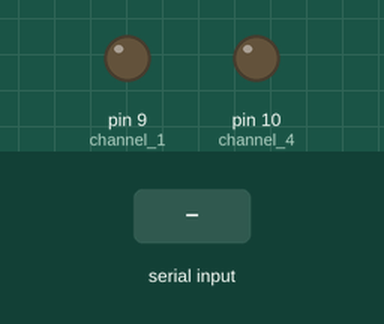
This sketch was run on a simulated Arduino Uno, built with avr-gcc and run on an emulated ATmega328P. Parts: output pins drawn as LEDs (lit = HIGH). The test bench sets the inputs (shaded band).

Above: at 1.2 s.
1.3 s: "R" received over Serial
At 2.5 s:
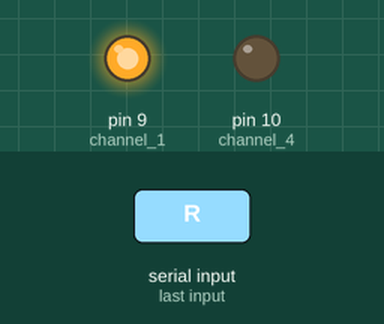
2.8 s: "D" received over Serial
At 3.7 s:
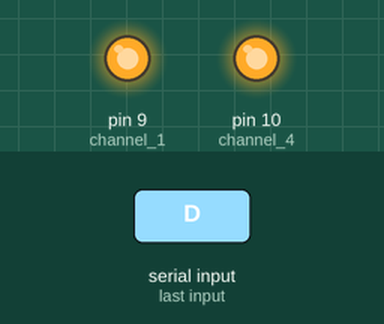
4.3 s: "F" received over Serial
At 4.9 s:
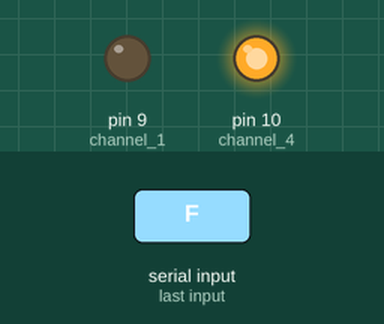
5.8 s: "G" received over Serial
At 7.2 s:
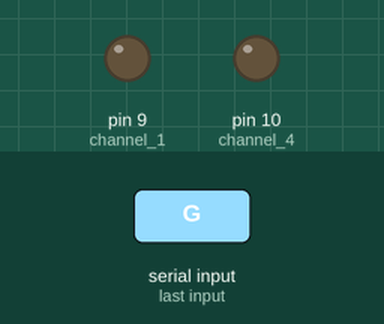
Timing chart, 0 to 8.3 s (numbered marks = the images above; inputs shaded):
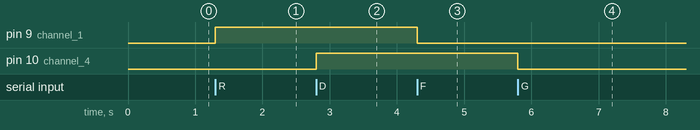

Measured:
- after the input at 1.3 s, pin 9 (channel_1): LOW → HIGH at once
- after the input at 2.8 s, pin 10 (channel_4): LOW → HIGH at once
- after the input at 4.3 s, pin 9 (channel_1): HIGH → LOW at once
- after the input at 5.8 s, pin 10 (channel_4): HIGH → LOW at once

The sketch:

starting_code2.ino
```cpp
char bluetooth;
int channel_1 = 9;
int channel_4 = 10;

void setup() {
  // put your setup code here, to run once:
Serial.begin(9600);
pinMode(channel_1, OUTPUT);
pinMode(channel_4, OUTPUT);
digitalWrite(channel_1, LOW);
digitalWrite(channel_4, LOW);
}

void loop() {
  // put your main code here, to run repeatedly:
if(Serial.available())  //main if statement. first condition
{
  bluetooth = Serial.read();    //first action
if (bluetooth == 'F')
{
  digitalWrite(channel_1, LOW);
  }
if (bluetooth == 'R')
{
  digitalWrite(channel_1, HIGH);
  }
if (bluetooth == 'G')
 {
  digitalWrite(channel_4, LOW);
  }
if (bluetooth == 'D')
  {
    digitalWrite(channel_4, HIGH);
    }
  }
}
```
